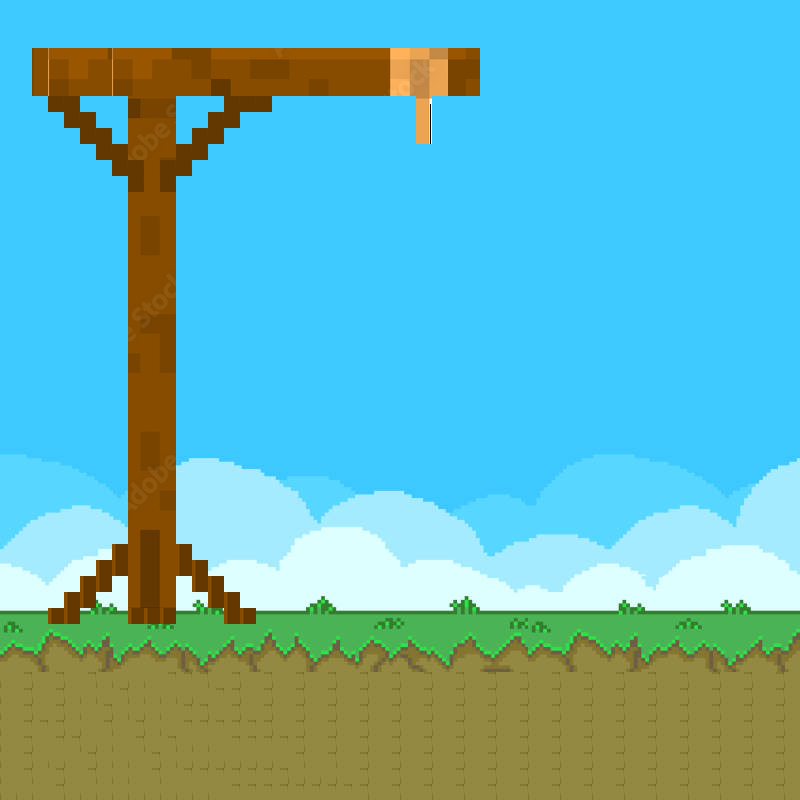

A 2D game scene composited from a Tiled map and its tileset images. What follows is a short description and the map's XML, with each tile layer's data collapsed to a summary:
An orthogonal 50x50 tile map with 16x16 px tiles, 2 tile layers (background, man), 2 tilesets and 1 object (player).

<map version="1.10" tiledversion="1.10.2" orientation="orthogonal" renderorder="right-down" width="50" height="50" tilewidth="16" tileheight="16" infinite="0" nextlayerid="5" nextobjectid="5">
 <tileset firstgid="1" source="background.tsx" />
 <tileset firstgid="837" source="potence.tsx" />
 <layer id="2" name="background" width="50" height="50">
  <data>[2500 cells, 2500 non-empty, 969 distinct tile ids]</data>
 </layer>
 <layer id="1" name="man" width="50" height="50">
  <data>[2500 cells, 0 non-empty, 0 distinct tile ids]</data>
 </layer>
 <objectgroup id="4" name="Calque d'Objets 1">
  <object id="4" name="player" x="384" y="145">
   <point />
  </object>
 </objectgroup>
</map>
